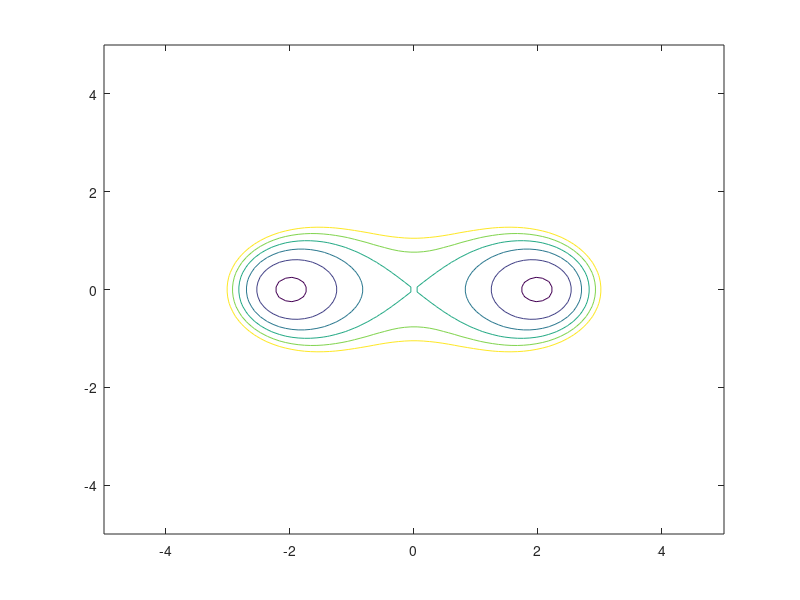
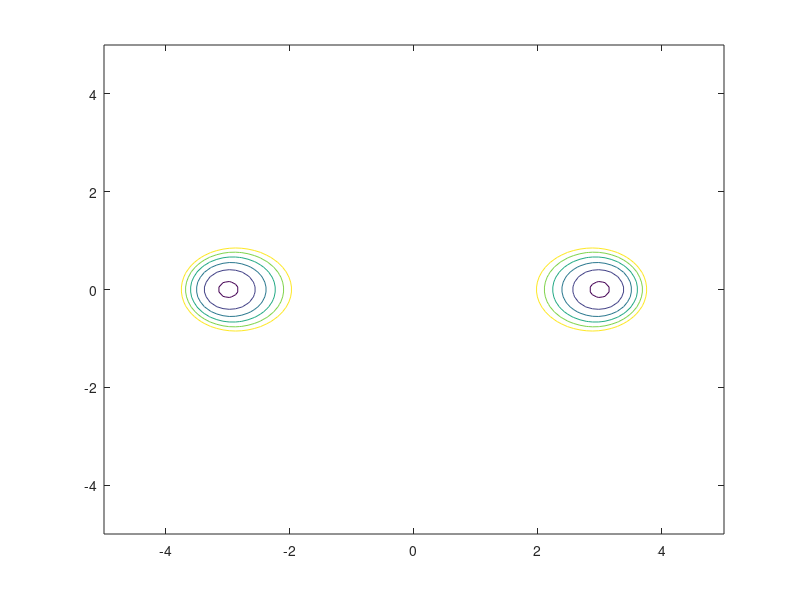
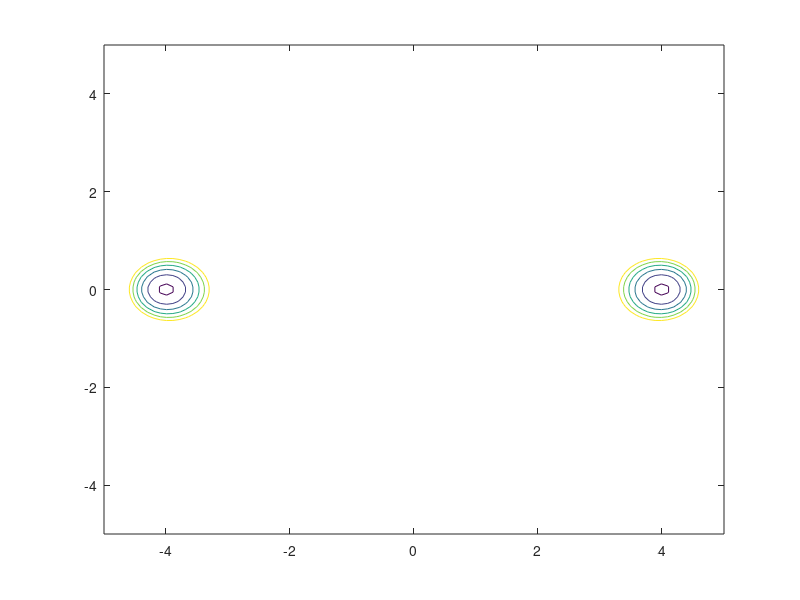
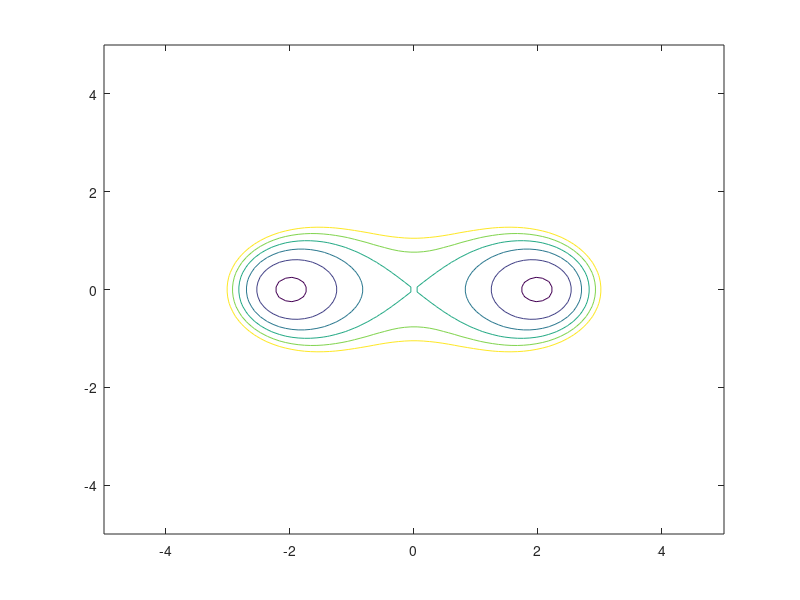

These figures' MATLAB source, in order:
%% Dave's Method :)

clc
close all
clear all

a = 2;
b = 1;
x = linspace(-3,3);
y = x;
[x,y] = meshgrid(x,y);
z = ((x-a).^2+y.^2).*((x+a).^2+y.^2)-b^4;
[c,h] = contour(x,y,z,[0,0,5,10,15,20,25]);
%clabel(c,h,'manual')

%% Demonstration of Variables => a

clc
close all
clear all

a = 2;
b = 1;
x = linspace(-5,5);
y = x;
[x,y] = meshgrid(x,y);
z = ((x-a).^2+y.^2).*((x+a).^2+y.^2)-b^4;
contour(x,y,z,[0,0,5,10,15,20,25])

figure

a = 3;
b = 1;
x = linspace(-5,5);
y = x;
[x,y] = meshgrid(x,y);
z = ((x-a).^2+y.^2).*((x+a).^2+y.^2)-b^4;
contour(x,y,z,[0,0,5,10,15,20,25])

figure

a = 4;
b = 1;
x = linspace(-5,5);
y = x;
[x,y] = meshgrid(x,y);
z = ((x-a).^2+y.^2).*((x+a).^2+y.^2)-b^4;
contour(x,y,z,[0,0,5,10,15,20,25])

figure

a = 5;
b = 1;
x = linspace(-5,5);
y = x;
[x,y] = meshgrid(x,y);
z = ((x-a).^2+y.^2).*((x+a).^2+y.^2)-b^4;
contour(x,y,z,[0,0,5,10,15,20,25])

%% Demonstration of Variables => b

clc
close all
clear all

a = 2;
b = 1;
x = linspace(-5,5);
y = x;
[x,y] = meshgrid(x,y);
z = ((x-a).^2+y.^2).*((x+a).^2+y.^2)-b^4;
contour(x,y,z,[0,0,5,10,15,20,25])

figure

a = 2;
b = 2;
x = linspace(-5,5);
y = x;
[x,y] = meshgrid(x,y);
z = ((x-a).^2+y.^2).*((x+a).^2+y.^2)-b^4;
contour(x,y,z,[0,0,5,10,15,20,25])

figure

a = 2;
b = 3;
x = linspace(-5,5);
y = x;
[x,y] = meshgrid(x,y);
z = ((x-a).^2+y.^2).*((x+a).^2+y.^2)-b^4;
contour(x,y,z,[0,0,5,10,15,20,25])

figure

a = 2;
b = 4;
x = linspace(-5,5);
y = x;
[x,y] = meshgrid(x,y);
z = ((x-a).^2+y.^2).*((x+a).^2+y.^2)-b^4;
contour(x,y,z,[0,0,5,10,15,20,25])

%% As a Surface

clc
close all
clear all

a = 2;
b = 1;
x = linspace(-3,3,40);
y = x;
[x,y] = meshgrid(x,y);
z = ((x-a).^2+y.^2).*((x+a).^2+y.^2)-b^4;
mesh(x,y,z)
view(135,0)
xlabel('x-axis')
ylabel('y-axis')
zlabel('z-axis')
